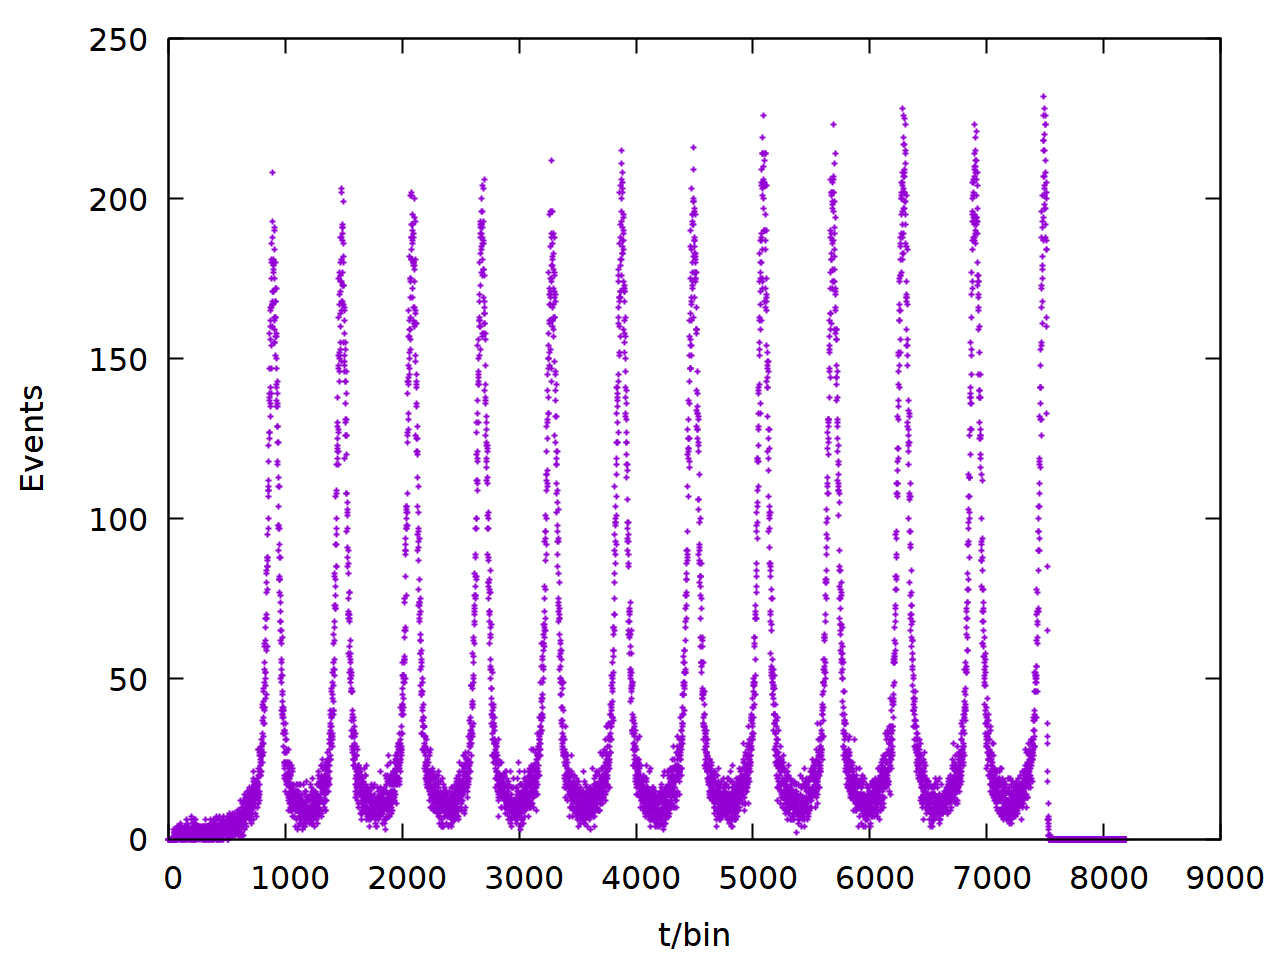

The script that saved this image:
set samples 10000 
set term pngcairo size 1280,960 fontscale 2 linewidth 2

set xlabel "t/bin"
set ylabel "Events"

set output 'prompt.png' 
p 'prompt.txt' u 1:2 notitle

set xlabel "t/s"
set ylabel "t/bin"

set xrange [13:50]

N(x)=a*x+b

fit N(x) '../../auswertung/prompt_fit.txt' u 2:3:4 yerr via a,b

unset xrange
set key bottom right

set output 'prompt_fit.png' 
p '../../auswertung/prompt_fit.txt' u 2:3:4 w yerrorbars title "data" lt rgb "black",\
	N(x) title "fit" lt rgb "black"
